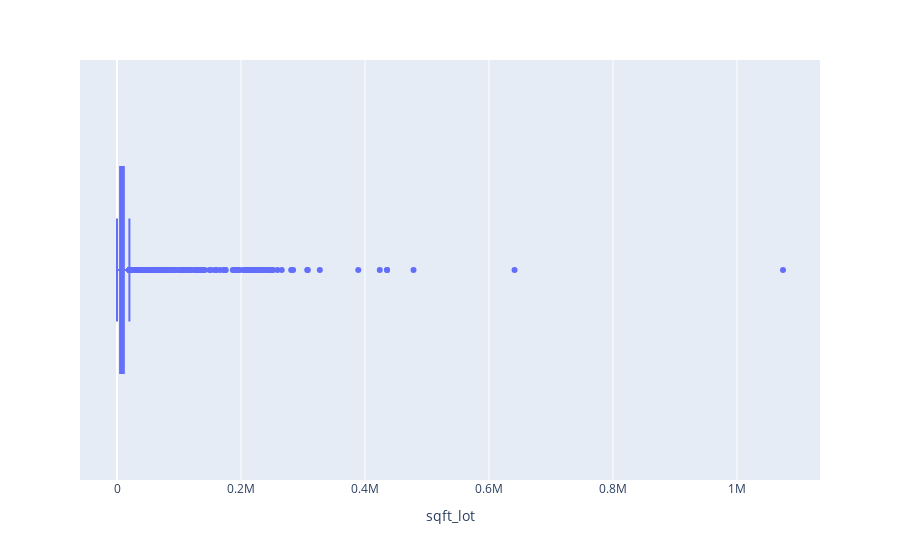

Here is the notebook cell this chart was saved with:
### Code cell
#boxplot for sqft_lot
plot_price = px.box(
    data_frame=df,
    x='sqft_lot', 
    hover_name= 'sqft_lot'
)
plot_price.show()

### Figure 1 — Plotly figure (JSON) as saved in the notebook; plotly's stock layout.template omitted (floating-point values rounded to 4 significant figures; data arrays with more than 128 entries replaced by an {"elided": "..."} marker saying what was removed)
{"data": [{"alignmentgroup": "True", "hovertemplate": "<b>%{hovertext}</b><br><br>sqft_lot=%{x}<extra></extra>", "hovertext": {"elided": "4600 float values"}, "legendgroup": "", "marker": {"color": "#636efa"}, "name": "", "notched": false, "offsetgroup": "", "orientation": "h", "showlegend": false, "type": "box", "x": {"elided": "4600 float values"}, "x0": " ", "xaxis": "x", "y0": " ", "yaxis": "y"}], "layout": {"autosize": true, "boxmode": "group", "legend": {"tracegroupgap": 0}, "margin": {"t": 60}, "xaxis": {"anchor": "y", "autorange": true, "domain": [0, 1], "range": [-59680.0, 1134000.0], "title": {"text": "sqft_lot"}, "type": "linear"}, "yaxis": {"anchor": "x", "autorange": true, "domain": [0, 1], "range": [-0.5, 0.5], "type": "category"}}}
